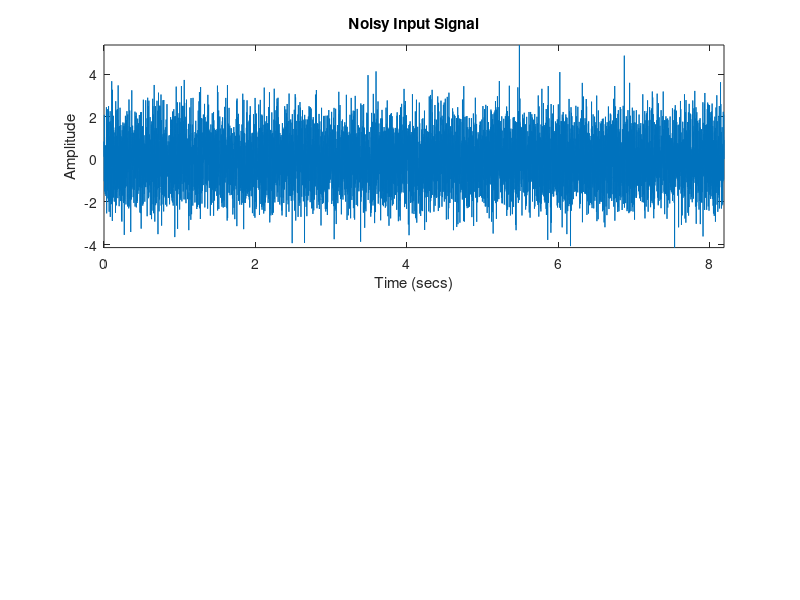

Write MATLAB code to recreate this figure. (Note: this script raises an error after producing the figure.)
close all; clear all; clc;
%s[Pxx,F] = pwelch(X,WINDOW,NOVERLAP,NFFT,Fs)
% Assume we capture 8192 samples at 1kHz sample rate
Nsamps = 8192;
fsamp = 1000;
Tsamp = 1/fsamp;
t = (0:Nsamps-1)*Tsamp;
% Assume the noisy signal is exactly 189Hz
fsig = 189;
signal = sin(2*pi*fsig*t);
noise = 1*randn(1,Nsamps);
x = signal + noise;
% Plot time-domain signal
subplot(2,1,1);
plot(t, x);
ylabel('Amplitude'); xlabel('Time (secs)');
axis tight;
title('Noisy Input Signal');
% Choose FFT size and calculate spectrum
Nfft = 1024;
[Pxx,f] = pwelch(x,gausswin(Nfft),Nfft/2,Nfft,fsamp);
% Plot frequency spectrum
subplot(2,1,2);
plot(f,Pxx);
ylabel('PSD'); xlabel('Frequency (Hz)');
grid on;
% Get frequency estimate (spectral peak)
[~,loc] = max(Pxx);
FREQ_ESTIMATE = f(loc)
title(['Frequency estimate = ',num2str(FREQ_ESTIMATE),' Hz']);